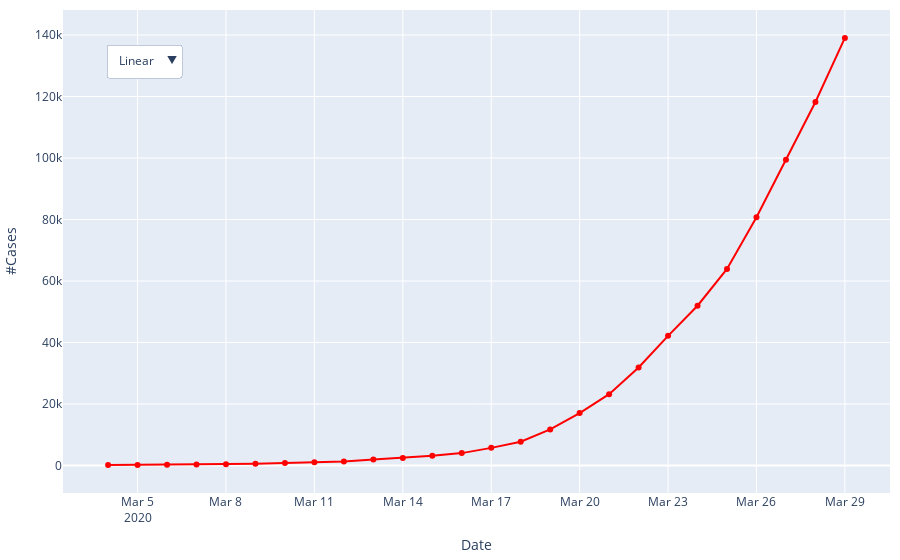

Notebook code cell kept with this figure:
### Markdown cell above
Now we will start using plotly to make interactive plots we can show on a web site. For this first one, we will show the same time-series data, but in one plot with a dropdown menu that lets you select log or linear y axis. Ironically, *these plotly graphs will not show* when you are viewing this notebook in Github you need to run it in interactive mode.

### Code cell
# Plot in plotly with dropdown to select log vs linear
fig_time_dropit = go.Figure()
fig_time_dropit.add_trace(go.Scatter(x = covid_time['date'], y = covid_time['cases'],
                    mode='lines+markers',
                    name='Covid over Time',
                    line_color='red'))

fig_time_dropit.update_layout(
    updatemenus=[
        dict(
            buttons=list([
                dict(label="Linear",
                    method="update",
                    args = [{'title': 'Linear scale'},
                            {'yaxis': {'type': 'linear'}}] ),
                dict(label="Log",
                    method="update",
                    args = [{'title': 'Log scale'},
                            {'yaxis': {'type': 'log'}}] )
            ]),
            direction="down",
            pad={"l": 10, "b": 10, "r": 10, "t": 10},
            showactive=True,
            x=0.04,
            xanchor="left",
            y=0.95,
            yanchor="top"),
    ],
    xaxis_title = "Date",
    yaxis_title = "#Cases",
    margin=dict(
        l=10,
        r=10,
        b=10,
        t=10,
        pad=0
    ),
)
fig_time_dropit.show()

### Figure 1 — Plotly figure (JSON) as saved in the notebook; plotly's stock layout.template omitted (floating-point values rounded to 4 significant figures)
{"data": [{"line": {"color": "red"}, "mode": "lines+markers", "name": "Covid over Time", "type": "scatter", "x": ["2020-03-04T00:00:00", "2020-03-05T00:00:00", "2020-03-06T00:00:00", "2020-03-07T00:00:00", "2020-03-08T00:00:00", "2020-03-09T00:00:00", "2020-03-10T00:00:00", "2020-03-11T00:00:00", "2020-03-12T00:00:00", "2020-03-13T00:00:00", "2020-03-14T00:00:00", "2020-03-15T00:00:00", "2020-03-16T00:00:00", "2020-03-17T00:00:00", "2020-03-18T00:00:00", "2020-03-19T00:00:00", "2020-03-20T00:00:00", "2020-03-21T00:00:00", "2020-03-22T00:00:00", "2020-03-23T00:00:00", "2020-03-24T00:00:00", "2020-03-25T00:00:00", "2020-03-26T00:00:00", "2020-03-27T00:00:00", "2020-03-28T00:00:00", "2020-03-29T00:00:00"], "y": [118, 176, 223, 341, 417, 584, 778, 1053, 1315, 1922, 2450, 3173, 4019, 5723, 7730, 11719, 17033, 23197, 31879, 42152, 51954, 63928, 80735, 99413, 118234, 139061]}], "layout": {"margin": {"b": 10, "l": 10, "pad": 0, "r": 10, "t": 10}, "updatemenus": [{"buttons": [{"args": [{"title": "Linear scale"}, {"yaxis": {"type": "linear"}}], "label": "Linear", "method": "update"}, {"args": [{"title": "Log scale"}, {"yaxis": {"type": "log"}}], "label": "Log", "method": "update"}], "direction": "down", "pad": {"b": 10, "l": 10, "r": 10, "t": 10}, "showactive": true, "x": 0.04, "xanchor": "left", "y": 0.95, "yanchor": "top"}], "xaxis": {"title": {"text": "Date"}}, "yaxis": {"title": {"text": "#Cases"}}}}
